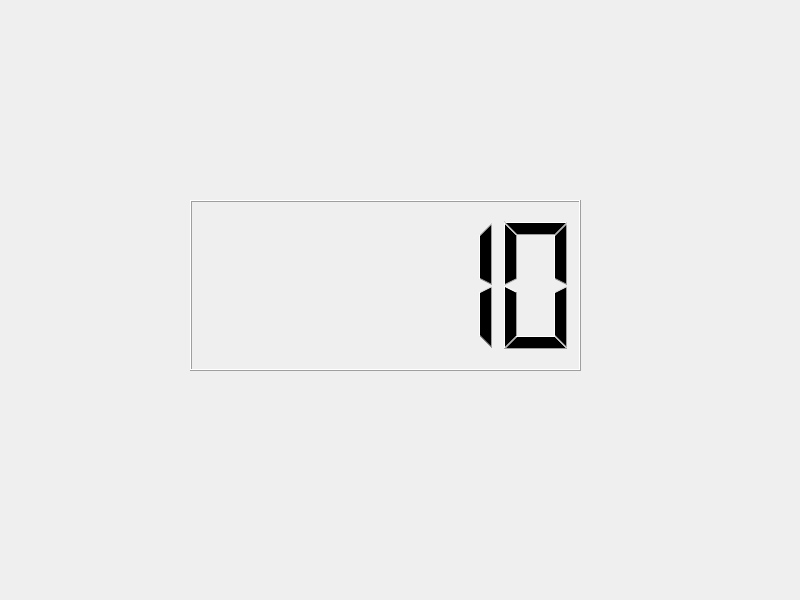
<?xml version="1.0" encoding="UTF-8"?>
<ui version="4.0">
 <class>Widget</class>
 <widget class="QWidget" name="Widget">
  <property name="geometry">
   <rect>
    <x>0</x>
    <y>0</y>
    <width>800</width>
    <height>600</height>
   </rect>
  </property>
  <property name="windowTitle">
   <string>Widget</string>
  </property>
  <widget class="QLCDNumber" name="lcdNumber">
   <property name="geometry">
    <rect>
     <x>190</x>
     <y>200</y>
     <width>391</width>
     <height>171</height>
    </rect>
   </property>
   <property name="intValue" stdset="0">
    <number>10</number>
   </property>
  </widget>
 </widget>
 <resources/>
 <connections/>
</ui>
